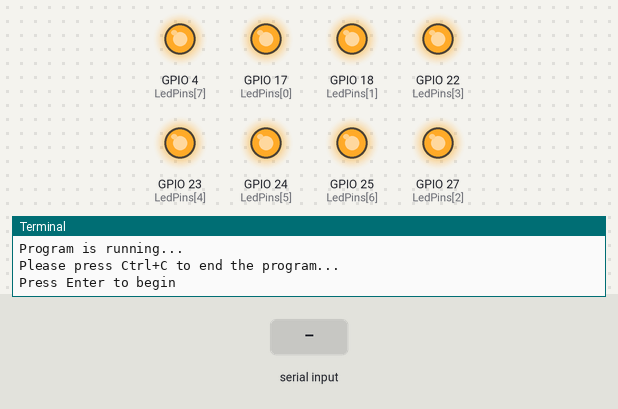
The program below on a simulated Raspberry Pi (BCM pin numbers). Shown: output pins drawn as LEDs (lit = HIGH), the last lines printed to the terminal. Dashed ring = blinking. The inputs (shaded band) are chosen by the test bench.

Above: at 1.2 s.
1.3 s: "1" typed at the terminal, then Enter
At 2.25 s:
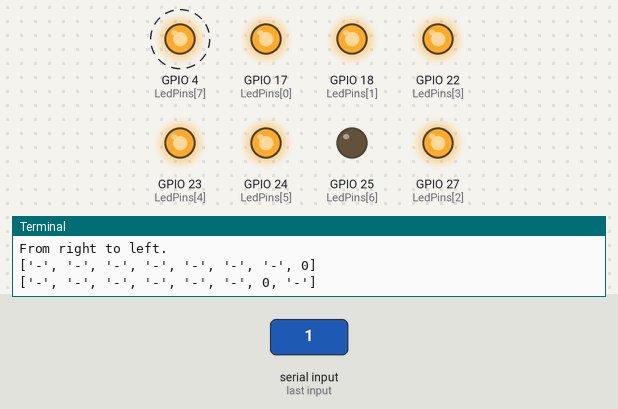
At 2.9 s:
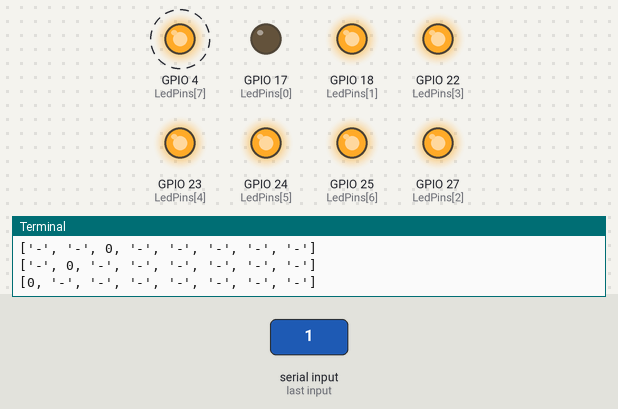
Timing chart, 0 to 10.3 s (numbered marks = the images above; inputs shaded):
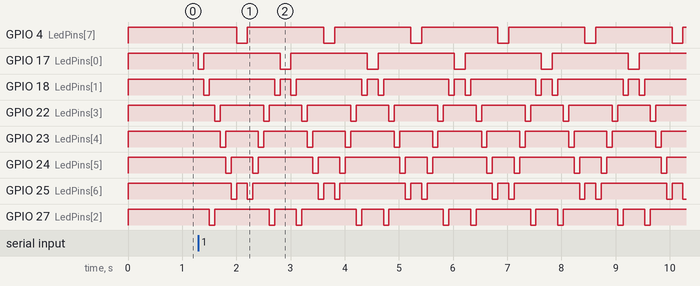

The program:

Flowing_LED_Lights.py
```python
#!/usr/bin/env python

import RPi.GPIO as GPIO
import time

# Set 8 Pins for 8 LEDs.
LedPins = [17, 18, 27, 22, 23, 24, 25, 4]

# Define a function to print message at the beginning
def print_message():
	print 'Program is running...'
	print 'Please press Ctrl+C to end the program...'
	raw_input ("Press Enter to begin\n")

# Define a setup function for some setup
def setup():
	# Set the GPIO modes to BCM Numbering
	GPIO.setmode(GPIO.BCM)
	# Set all LedPin's mode to output,
	# and initial level to High(3.3v)
	GPIO.setup(LedPins, GPIO.OUT, initial=GPIO.HIGH)

# Define a main function for main process
def main():
	# Print messages
	print_message()
	leds = ['-', '-', '-', '-', '-', '-', '-', '-']

	while True:
		# Turn LED on from left to right
		print "From left to right."
		for pin in LedPins:
			#print pin
			GPIO.output(pin, GPIO.LOW)
			leds[LedPins.index(pin)] = 0	# Show which led is on
			print leds
			time.sleep(0.1)
			GPIO.output(pin, GPIO.HIGH)
			leds[LedPins.index(pin)] = '-'	# Show the led is off

		# Turn LED off from right to left
		print "From right to left."
		for pin in reversed(LedPins):
			#print pin
			GPIO.output(pin, GPIO.LOW)
			leds[LedPins.index(pin)] = 0	# Show which led is on
			print leds
			time.sleep(0.1)
			GPIO.output(pin, GPIO.HIGH)
			leds[LedPins.index(pin)] = '-'	# Show the led is off

# Define a destroy function for clean up everything after
# the script finished
def destroy():
	# Turn off all LEDs
	GPIO.output(LedPins, GPIO.HIGH)
	# Release resource
	GPIO.cleanup()

# If run this script directly, do:
if __name__ == '__main__':
	setup()
	try:
		main()
	# When 'Ctrl+C' is pressed, the child program
	# destroy() will be  executed.
	except KeyboardInterrupt:
		destroy()
```

Measured:
- after the input at 1.3 s, GPIO 4 (LedPins[7]): alternates HIGH for 1.4 s and LOW for 0.20 s, starting after 0.70 s; GPIO 17 (LedPins[0]): HIGH → LOW at once, then repeats every 1.6 s: HIGH 1.4 s, LOW 0.20 s
